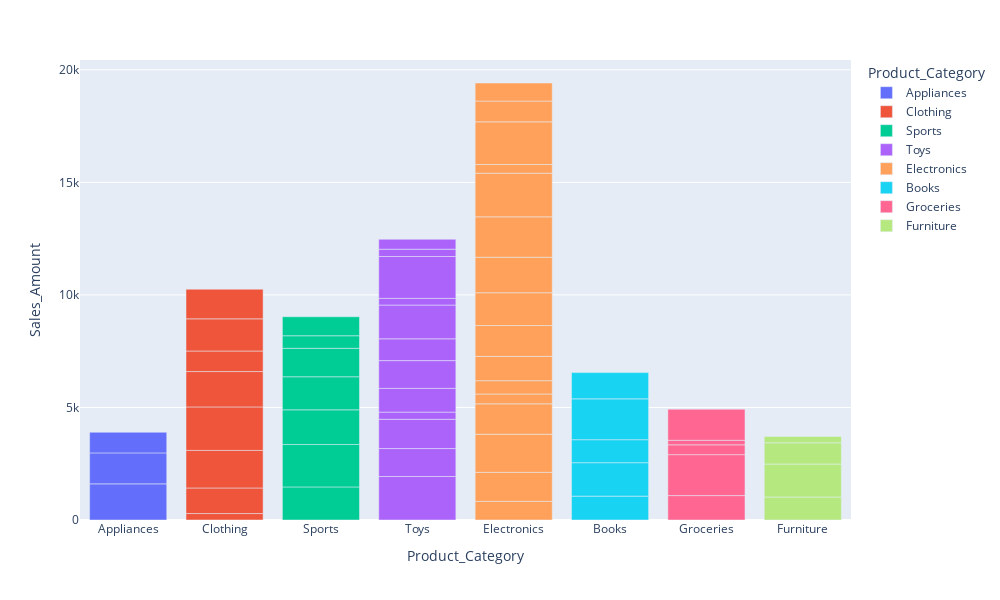

The notebook cell saved with this chart:
### Code cell
#Create a bar chart showing the total sales for each Product_Category.
px.bar(df, x="Product_Category", y="Sales_Amount",labels={"x_column_name": "Y column name"},color="Product_Category",width=1000,height=600)

### Figure 1 — Plotly figure (JSON) as saved in the notebook; plotly's stock layout.template omitted (floating-point values rounded to 4 significant figures)
{"data": [{"alignmentgroup": "True", "hovertemplate": "Product_Category=%{x}<br>Sales_Amount=%{y}<extra></extra>", "legendgroup": "Appliances", "marker": {"color": "#636efa", "pattern": {"shape": ""}}, "name": "Appliances", "offsetgroup": "Appliances", "orientation": "v", "showlegend": true, "textposition": "auto", "type": "bar", "x": ["Appliances", "Appliances", "Appliances"], "xaxis": "x", "y": [1605, 1376, 918], "yaxis": "y"}, {"alignmentgroup": "True", "hovertemplate": "Product_Category=%{x}<br>Sales_Amount=%{y}<extra></extra>", "legendgroup": "Clothing", "marker": {"color": "#EF553B", "pattern": {"shape": ""}}, "name": "Clothing", "offsetgroup": "Clothing", "orientation": "v", "showlegend": true, "textposition": "auto", "type": "bar", "x": ["Clothing", "Clothing", "Clothing", "Clothing", "Clothing", "Clothing", "Clothing", "Clothing"], "xaxis": "x", "y": [286, 1137, 1669, 1931, 1572, 913, 1429, 1317], "yaxis": "y"}, {"alignmentgroup": "True", "hovertemplate": "Product_Category=%{x}<br>Sales_Amount=%{y}<extra></extra>", "legendgroup": "Sports", "marker": {"color": "#00cc96", "pattern": {"shape": ""}}, "name": "Sports", "offsetgroup": "Sports", "orientation": "v", "showlegend": true, "textposition": "auto", "type": "bar", "x": ["Sports", "Sports", "Sports", "Sports", "Sports", "Sports", "Sports"], "xaxis": "x", "y": [1469, 1887, 1539, 1468, 1265, 558, 844], "yaxis": "y"}, {"alignmentgroup": "True", "hovertemplate": "Product_Category=%{x}<br>Sales_Amount=%{y}<extra></extra>", "legendgroup": "Toys", "marker": {"color": "#ab63fa", "pattern": {"shape": ""}}, "name": "Toys", "offsetgroup": "Toys", "orientation": "v", "showlegend": true, "textposition": "auto", "type": "bar", "x": ["Toys", "Toys", "Toys", "Toys", "Toys", "Toys", "Toys", "Toys", "Toys", "Toys", "Toys", "Toys"], "xaxis": "x", "y": [1932, 1242, 1300, 319, 1054, 1234, 968, 1500, 296, 1861, 325, 440], "yaxis": "y"}, {"alignmentgroup": "True", "hovertemplate": "Product_Category=%{x}<br>Sales_Amount=%{y}<extra></extra>", "legendgroup": "Electronics", "marker": {"color": "#FFA15A", "pattern": {"shape": ""}}, "name": "Electronics", "offsetgroup": "Electronics", "orientation": "v", "showlegend": true, "textposition": "auto", "type": "bar", "x": ["Electronics", "Electronics", "Electronics", "Electronics", "Electronics", "Electronics", "Electronics", "Electronics", "Electronics", "Electronics", "Electronics", "Electronics", "Electronics", "Electronics", "Electronics", "Electronics"], "xaxis": "x", "y": [827, 1288, 1695, 1351, 436, 591, 1082, 1370, 1456, 1577, 1796, 1938, 385, 1897, 923, 802], "yaxis": "y"}, {"alignmentgroup": "True", "hovertemplate": "Product_Category=%{x}<br>Sales_Amount=%{y}<extra></extra>", "legendgroup": "Books", "marker": {"color": "#19d3f3", "pattern": {"shape": ""}}, "name": "Books", "offsetgroup": "Books", "orientation": "v", "showlegend": true, "textposition": "auto", "type": "bar", "x": ["Books", "Books", "Books", "Books", "Books"], "xaxis": "x", "y": [1060, 1486, 1022, 1814, 1166], "yaxis": "y"}, {"alignmentgroup": "True", "hovertemplate": "Product_Category=%{x}<br>Sales_Amount=%{y}<extra></extra>", "legendgroup": "Groceries", "marker": {"color": "#FF6692", "pattern": {"shape": ""}}, "name": "Groceries", "offsetgroup": "Groceries", "orientation": "v", "showlegend": true, "textposition": "auto", "type": "bar", "x": ["Groceries", "Groceries", "Groceries", "Groceries", "Groceries"], "xaxis": "x", "y": [1085, 1819, 435, 202, 1383], "yaxis": "y"}, {"alignmentgroup": "True", "hovertemplate": "Product_Category=%{x}<br>Sales_Amount=%{y}<extra></extra>", "legendgroup": "Furniture", "marker": {"color": "#B6E880", "pattern": {"shape": ""}}, "name": "Furniture", "offsetgroup": "Furniture", "orientation": "v", "showlegend": true, "textposition": "auto", "type": "bar", "x": ["Furniture", "Furniture", "Furniture", "Furniture"], "xaxis": "x", "y": [1022, 1465, 944, 282], "yaxis": "y"}], "layout": {"barmode": "relative", "height": 600, "legend": {"title": {"text": "Product_Category"}, "tracegroupgap": 0}, "margin": {"t": 60}, "width": 1000, "xaxis": {"anchor": "y", "autorange": true, "categoryarray": ["Appliances", "Clothing", "Sports", "Toys", "Electronics", "Books", "Groceries", "Furniture"], "categoryorder": "array", "domain": [0, 1], "range": [-0.5, 7.5], "title": {"text": "Product_Category"}, "type": "category"}, "yaxis": {"anchor": "x", "autorange": true, "domain": [0, 1], "range": [0, 20440.0], "title": {"text": "Sales_Amount"}, "type": "linear"}}}
